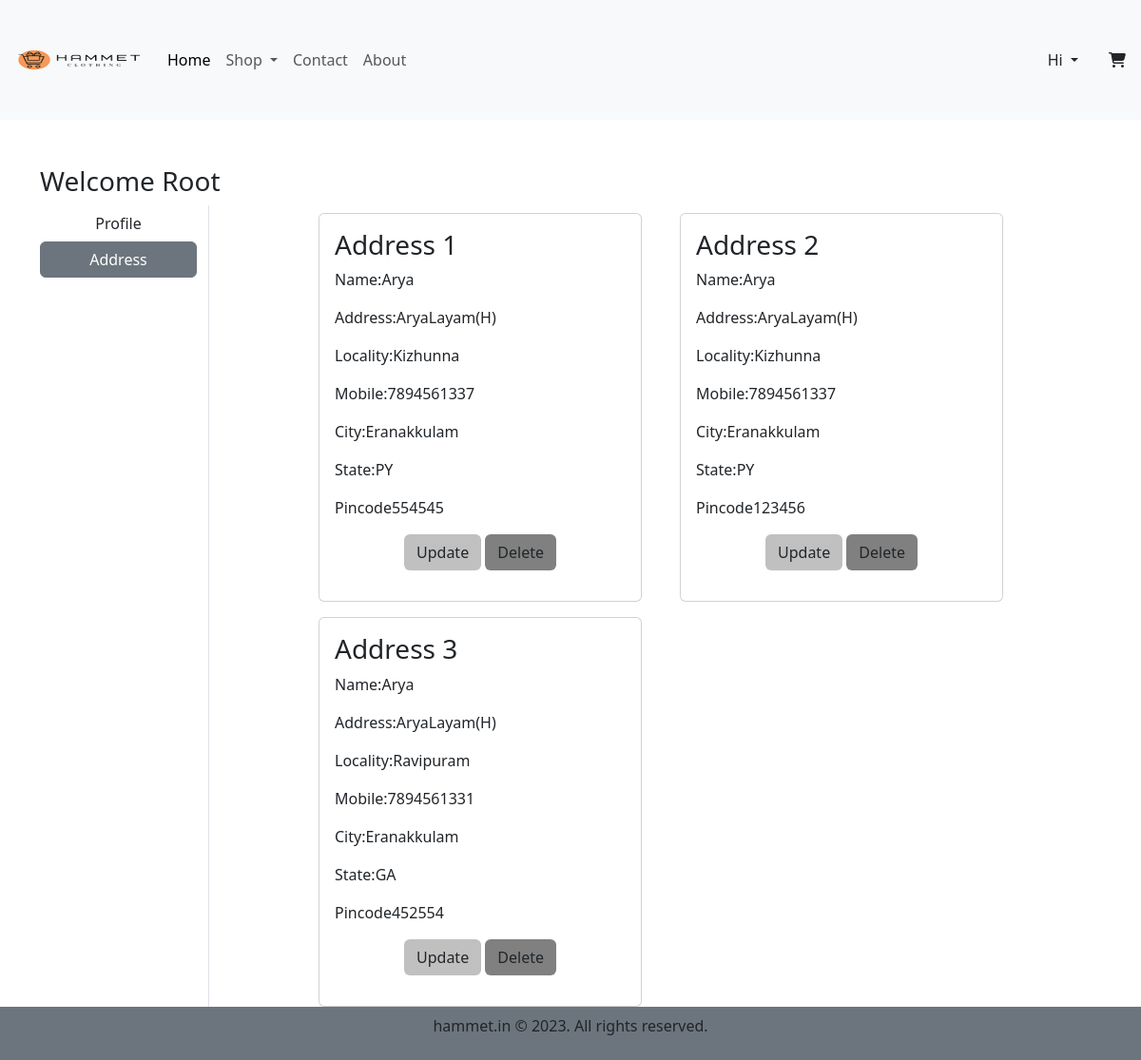
The page /address/ (signed in) on the database its author committed.
### app/models.py (models this page shows, shortened)
class Customer(models.Model):
    user= models.ForeignKey(User,on_delete=models.CASCADE)
    name = models.CharField(max_length=200)
    address = models.CharField(max_length=200)
    locality = models.CharField(max_length=200)
    city = models.CharField(max_length=50)
    mobile = models.IntegerField(default=0)
    zipcode = models.IntegerField()
    state = models.CharField(choices=STATE_CHOICES,max_length=100)

### app/views.py (the view)
# urls.py: path('address/',views.address,name='address'),
def address(request):
        add = Customer.objects.filter(user=request.user)
        return render(request,'app/address.html',locals())

### app/templates/app/address.html (shortened to what this page needs)
{% extends 'app/base.html' %}
{% load static %}
{% block main-content %}
<div class="container my-5">
    <div class="row">
        <h3>Welcome <span class="text-capitalize">{{request.user}}</span></h3>
        <div class="col-sm-2 border-end">
            <ul class="list-unstyled">
                <li class="d-grid"><a href="{% url 'profile'%}" class="btn ">Profile</a></li>
                <li class="d-grid"><a href="{% url 'address'%}" class="btn btn-secondary">Address</a></li>
            </ul>
        </div>
        <div class="col-sm-8 offset-sm-1">
            <div class="row">
                {% for ad in add %}
                <div class="col-sm-6">
                    <div class="card m-2">
                        <div class="card-body">
                            <h3>Address {{forloop.counter}}</h3>
                            <p>Name:{{ad.name}}</p>
                            <p>Address:{{ad.address}}</p>
                            <p>Locality:{{ad.locality}}</p>
                            <p>Mobile:{{ad.mobile}}</p>
                            <p>City:{{ad.city}}</p>
                            <p>State:{{ad.state}}</p>
                            <p>Pincode{{ad.zipcode}}</p>
                            <p class="text-center"><a href="{% url 'updateaddress' pk=ad.id %}" type="button" class="btn btn1-custom">Update</a>
                            <a href="{% url 'deleteaddress' pk=ad.pk %}" type="button" class="btn btn-custom">Delete</a></p>
                        </div>
                    </div>
                </div>
                {% endfor %}
             </div>
        </div>
    </div>
</div>
{% endblock main-content %}

### app/templates/app/address.html (style rules this page uses)
.btn-custom { background-color: rgb(128,128,128); }
.btn1-custom { background-color: rgb(192,192,192); }

### rows shown on the page
Customer: name "Arya", address "AryaLayam(H)", locality "Kizhunna", mobile "7894561337", city "Eranakkulam", state "PY", zipcode "554545"
Customer: name "Arya", address "AryaLayam(H)", locality "Kizhunna", mobile "7894561337", city "Eranakkulam", state "PY", zipcode "123456"
Customer: name "Arya", address "AryaLayam(H)", locality "Ravipuram", mobile "7894561331", city "Eranakkulam", state "GA", zipcode "452554"

### other values the page prints
{{ request.user }} "Root"
